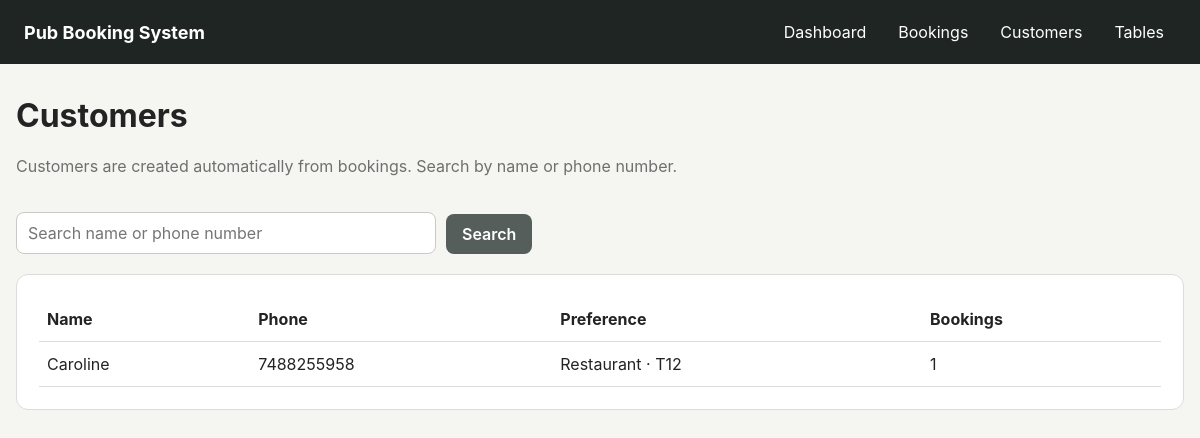
The page /customers on the database as committed earlier.
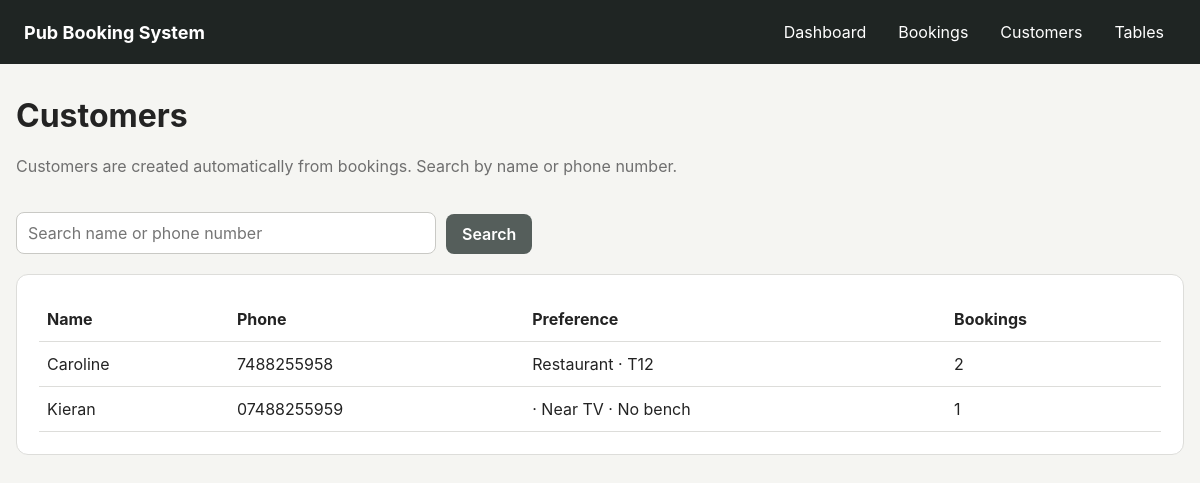
The same page on the database as committed later.
### app/models.py (models this page shows)
class Customer(db.Model):
    id = db.Column(db.Integer, primary_key=True)
    name = db.Column(db.String(120), nullable=False, index=True)
    phone = db.Column(db.String(30), nullable=False, unique=True, index=True)
    preferred_area_id = db.Column(db.Integer, db.ForeignKey("area.id"))
    preferred_table_id = db.Column(db.Integer, db.ForeignKey("pub_table.id"))
    prefers_near_tv = db.Column(db.Boolean, default=False)
    avoids_bench = db.Column(db.Boolean, default=False)
    notes = db.Column(db.Text)
    created_at = db.Column(db.DateTime, default=datetime.utcnow)
    preferred_area = db.relationship("Area", foreign_keys=[preferred_area_id])
    preferred_table = db.relationship("PubTable", foreign_keys=[preferred_table_id])
    bookings = db.relationship(
        "Booking",
        back_populates="customer",
        cascade="all, delete-orphan"
    )

class Area(db.Model):
    id = db.Column(db.Integer, primary_key=True)
    name = db.Column(db.String(80), nullable=False, unique=True)
    tables = db.relationship("PubTable", back_populates="area")

class PubTable(db.Model):
    id = db.Column(db.Integer, primary_key=True)
    number = db.Column(db.String(20), nullable=False, unique=True, index=True)
    capacity = db.Column(db.Integer, nullable=False)
    area_id = db.Column(db.Integer, db.ForeignKey("area.id"), nullable=False)
    near_tv = db.Column(db.Boolean, default=False)
    has_bench = db.Column(db.Boolean, default=False)
    accessible = db.Column(db.Boolean, default=False)
    active = db.Column(db.Boolean, default=True)
    x_position = db.Column(db.Float, default=0)
    y_position = db.Column(db.Float, default=0)
    area = db.relationship("Area", back_populates="tables")
    booking_links = db.relationship(
        "BookingTable",
        back_populates="table",
        cascade="all, delete-orphan"
    )

### app/routes.py (the view, shortened to what this page needs)
@main.route("/customers")
def customers():
    search = request.args.get("q", "").strip()
    stmt = db.select(Customer).order_by(Customer.name)
    customer_list = db.session.scalars(stmt).all()
    return render_template(
        "customers.html",
        customers=customer_list,
        search=search
    )

### app/templates/customers.html (shortened to what this page needs)
{% extends "base.html" %}
{% block content %}
<div class="page-heading">
    <div>
        <h1>Customers</h1>
        <p>
            Customers are created automatically from bookings.
            Search by name or phone number.
        </p>
    </div>
</div>
<form class="search-bar" method="get">
    <input type="search"
           name="q"
           value="{{ search }}"
           placeholder="Search name or phone number">
    <button class="button secondary" type="submit">Search</button>
</form>
<div class="card">
    {% if customers %}
        <table class="data-table">
            <thead>
                <tr>
                    <th>Name</th>
                    <th>Phone</th>
                    <th>Preference</th>
                    <th>Bookings</th>
                </tr>
            </thead>
            <tbody>
                {% for customer in customers %}
                    <tr>
                        <td>{{ customer.name }}</td>
                        <td>{{ customer.phone }}</td>
                        <td>
                            {% if customer.preferred_area %}
                                {{ customer.preferred_area.name }}
                            {% endif %}
                            {% if customer.preferred_table %}
                                · T{{ customer.preferred_table.number }}
                            {% endif %}
                            {% if customer.prefers_near_tv %}
                                · Near TV
                            {% endif %}
                            {% if customer.avoids_bench %}
                                · No bench
                            {% endif %}
                        </td>
                        <td>{{ customer.bookings|length }}</td>
                    </tr>
                {% endfor %}
            </tbody>
        </table>
    {% else %}
        <p class="muted">No matching customers.</p>
    {% endif %}
</div>
{% endblock %}

Rows that differ between the two databases and show on the page:
computed for Customer "Caroline": bookings|length "1" → "2"
added Customer: name "Kieran", phone "07488255959", prefers_near_tv "· Near TV", avoids_bench "· No bench", bookings|length "1"
